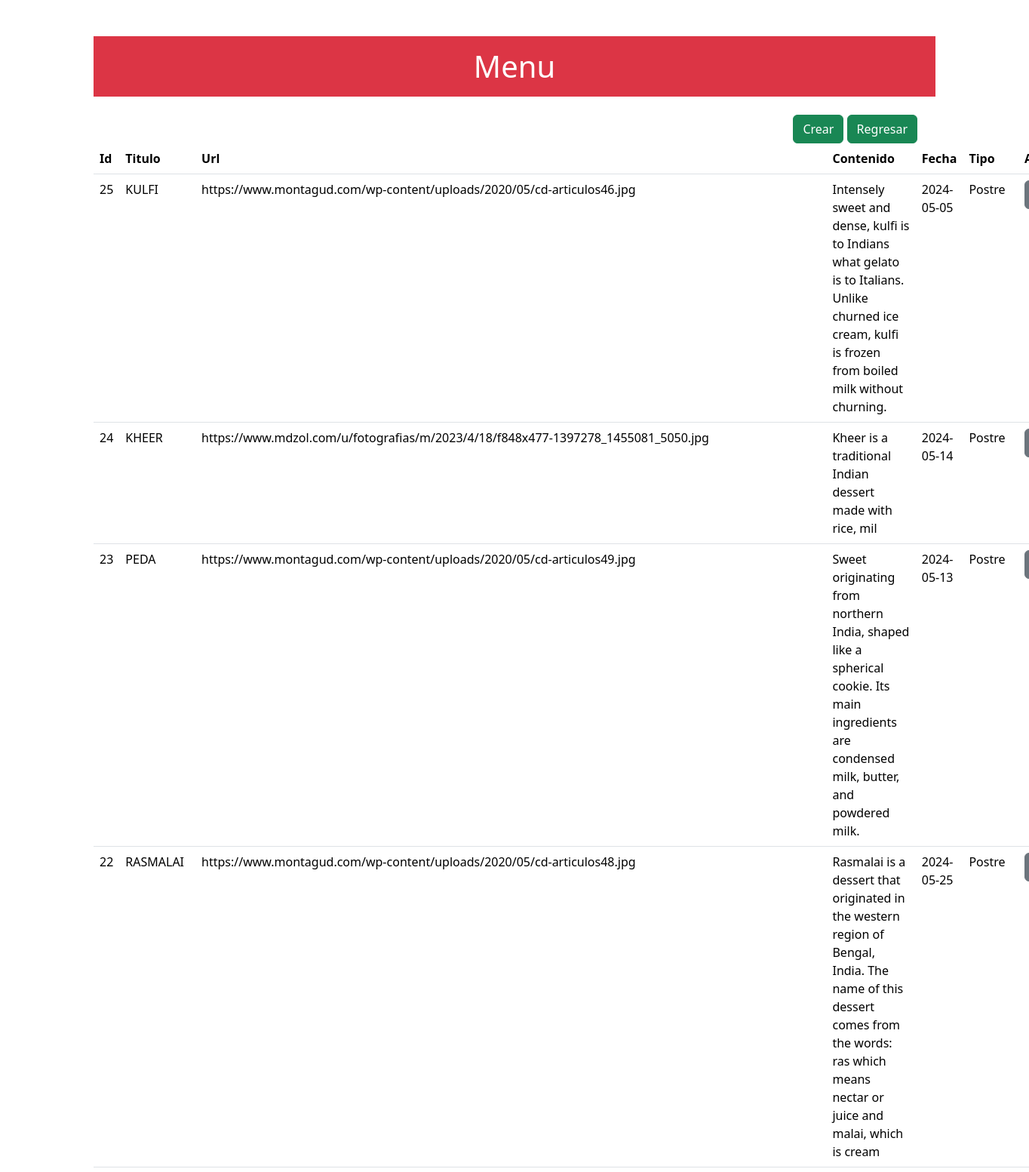
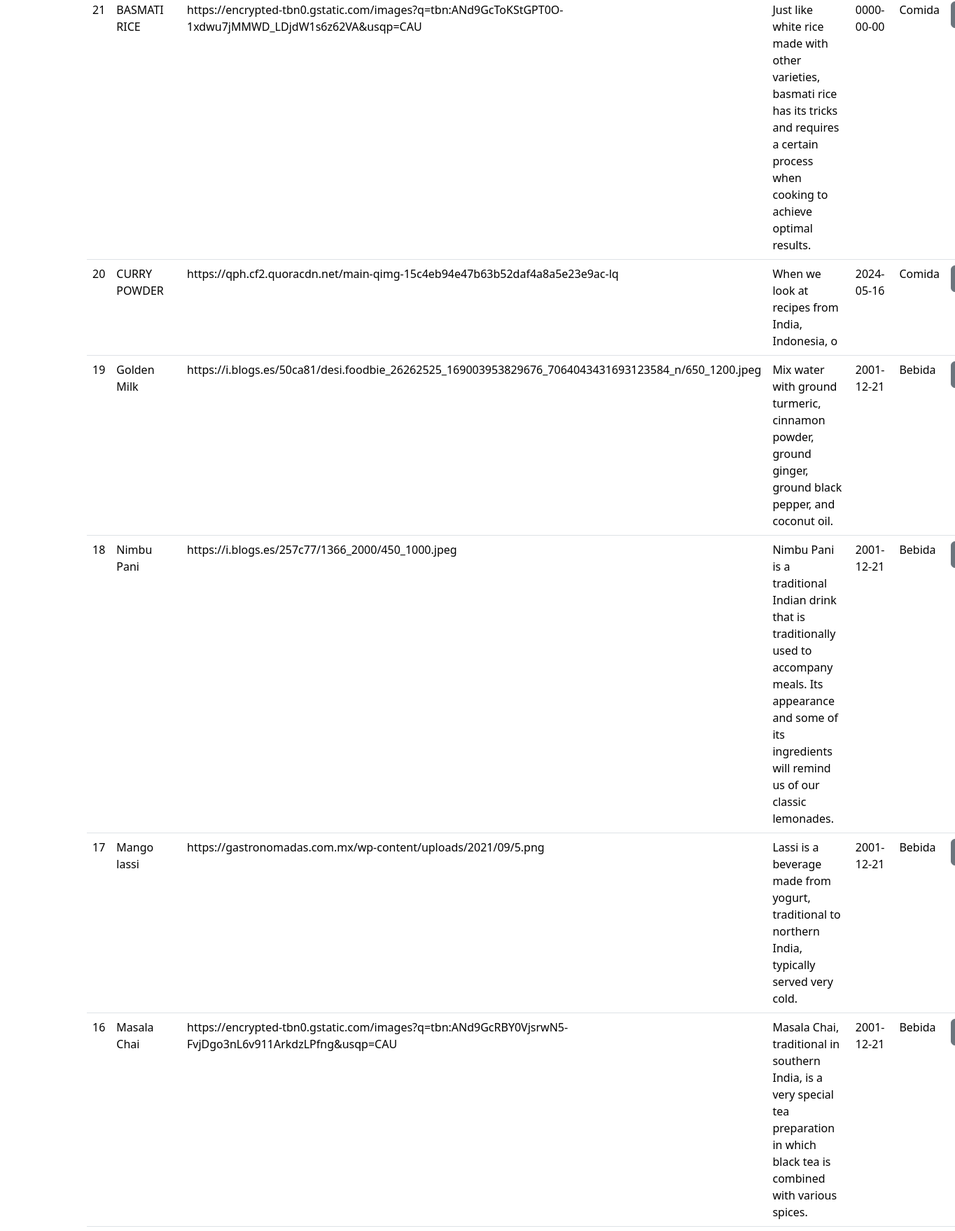
/PWM-E2/admin/menu/indexm.php (upper part), run on the app's committed database (2 pictures, top to bottom).
### tables this page shows
CREATE TABLE `menu` (
  `id` int(11) NOT NULL,
  `Titulo_menu` varchar(70) NOT NULL,
  `Url_menu` varchar(500) NOT NULL,
  `Contenido_menu` longtext NOT NULL,
  `Fecha_menu` date NOT NULL,
  `tipo` varchar(15) DEFAULT NULL
);

### PWM-E2/admin/private/queries.php (called while the page is built, shortened)
<?php
 function todo_de_tabla($tabla){
    global $db;
    $sql = "SELECT * FROM $tabla ORDER BY id DESC";
    return mysqli_query($db, $sql);
}

### PWM-E2/admin/menu/indexm.php (the view, shortened to what this page needs)
<?php
$menu = todo_de_tabla('menu');
include(SHARED_PATH . 'header.php');
?>
<div class="container py-5">
    <div class="row mb-4">
        <div class="col">
            <header class="py-3 bg-danger text-center text-white">
                <h1 class="mb-0">Menu</h1>
            </header>
        </div>
    </div>
    <div class="row">
        <div class="col text-end">
            <a href="create.php" class="btn btn-success">Crear</a>
            <a href="../index.php" class="btn btn-success me-4">Regresar</a>
        </div>
    </div>
    <div class="row">
        <div class="col">
            <table class="table">
                <thead>
                    <tr>
                        <th>Id</th>
                        <th>Titulo</th>
                        <th>Url</th>
                        <th>Contenido</th>
                        <th>Fecha</th>
                        <th>Tipo</th>
                        <th>Acciones</th>
                    </tr>
                </thead>
                <tbody>
                    <?php while( $row = $menu->fetch_assoc() ){ ?>
                        <tr>
                            <td><?= $row['id'] ?></td>
                            <td><?= $row['Titulo_menu'] ?></td>
                            <td><?= $row['Url_menu'] ?></td>
                            <td><?= $row['Contenido_menu'] ?></td>
                            <td><?= $row['Fecha_menu'] ?></td>
                            <td><?= $row['tipo'] ?></td>
                            <td>
                                <a href="show.php?id=<?= $row['id'] ?>" class="btn btn-secondary">Ver</a>
                            </td>
                        </tr>
                    <?php } ?>
                </tbody>
            </table>
        </div>
    </div>
</div>
<?php
include(SHARED_PATH . 'footer.php');

### PWM-E2/admin/shared/header.php (shortened to what this page needs)
<!DOCTYPE html>
<html lang="en">
<head>
    <link href="https://cdn.jsdelivr.net/npm/bootstrap@5.3.3/dist/css/bootstrap.min.css" rel="stylesheet">
</head>
<body>

### PWM-E2/admin/shared/footer.php (shortened to what this page needs)
</body>
</html>

### data on the page
menu: id "25", Titulo_menu "KULFI", Url_menu "https://www.montagud.com/wp-content/uploads/2020/05/cd-articulos46.jpg", Contenido_menu "Intensely sweet and dense, kulfi is to Indians what gelato is to Italians. Unlike churned ice cream, kulfi is frozen from boiled milk without churning.", Fecha_menu "2024-05-05", tipo "Postre"
menu: id "24", Titulo_menu "KHEER", Url_menu "https://www.mdzol.com/u/fotografias/m/2023/4/18/f848x477-1397278_1455081_5050.jpg", Contenido_menu "Kheer is a traditional Indian dessert made with rice, mil", Fecha_menu "2024-05-14", tipo "Postre"
menu: id "23", Titulo_menu "PEDA", Url_menu "https://www.montagud.com/wp-content/uploads/2020/05/cd-articulos49.jpg", Contenido_menu "Sweet originating from northern India, shaped like a spherical cookie. Its main ingredients are condensed milk, butter, and powdered milk.", Fecha_menu "2024-05-13", tipo "Postre"
menu: id "22", Titulo_menu "RASMALAI", Url_menu "https://www.montagud.com/wp-content/uploads/2020/05/cd-articulos48.jpg", Contenido_menu "Rasmalai is a dessert that originated in the western region of Bengal, India. The name of this dessert comes from the words: ras which means nectar or juice and malai, which is cream", Fecha_menu "2024-05-25", tipo "Postre"
menu: id "21", Titulo_menu "BASMATI RICE", Url_menu "https://encrypted-tbn0.gstatic.com/images?q=tbn:ANd9GcToKStGPT0O-1xdwu7jMMWD_LDjdW1s6z62VA&usqp=CAU", Contenido_menu "Just like white rice made with other varieties, basmati rice has its tricks and requires a certain process when cooking to achieve optimal results.", Fecha_menu "0000-00-00", tipo "Comida"
menu: id "20", Titulo_menu "CURRY POWDER", Url_menu "https://qph.cf2.quoracdn.net/main-qimg-15c4eb94e47b63b52daf4a8a5e23e9ac-lq", Contenido_menu "When we look at recipes from India, Indonesia, o", Fecha_menu "2024-05-16", tipo "Comida"
menu: id "19", Titulo_menu "Golden Milk", Url_menu "https://i.blogs.es/50ca81/desi.foodbie_26262525_169003953829676_7064043431693123584_n/650_1200.jpeg", Contenido_menu "Mix water with ground turmeric, cinnamon powder, ground ginger, ground black pepper, and coconut oil.", Fecha_menu "2001-12-21", tipo "Bebida"
menu: id "18", Titulo_menu "Nimbu Pani", Url_menu "https://i.blogs.es/257c77/1366_2000/450_1000.jpeg", Contenido_menu "Nimbu Pani is a traditional Indian drink that is traditionally used to accompany meals. Its appearance and some of its ingredients will remind us of our classic lemonades.", Fecha_menu "2001-12-21", tipo "Bebida"
menu: id "17", Titulo_menu "Mango lassi", Url_menu "https://gastronomadas.com.mx/wp-content/uploads/2021/09/5.png", Contenido_menu "Lassi is a beverage made from yogurt, traditional to northern India, typically served very cold.", Fecha_menu "2001-12-21", tipo "Bebida"
menu: id "16", Titulo_menu "Masala Chai", Url_menu "https://encrypted-tbn0.gstatic.com/images?q=tbn:ANd9GcRBY0VjsrwN5-FvjDgo3nL6v911ArkdzLPfng&usqp=CAU", Contenido_menu "Masala Chai, traditional in southern India, is a very special tea preparation in which black tea is combined with various spices.", Fecha_menu "2001-12-21", tipo "Bebida"
